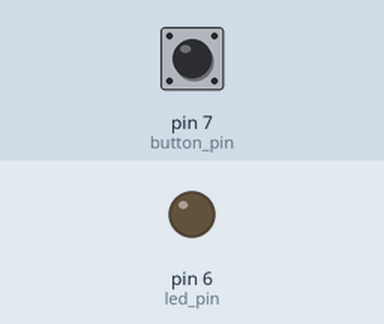
Simulated run of this sketch. Board: Arduino Uno, built with avr-gcc and run on an emulated ATmega328P. On the bench: output pins drawn as LEDs (lit = HIGH). The inputs (shaded band) are chosen by the test bench; at power-on: pin 7 (button_pin) LOW.

Above: at 1.2 s.
1.3 s: pin 7 (button_pin) pulled HIGH for 0.15 s
At 1.37 s:
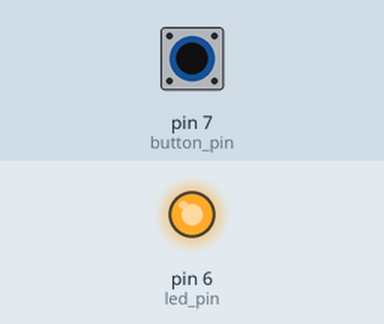
2.9 s: pin 7 (button_pin) pulled HIGH for 3.2 s
At 7.3 s:
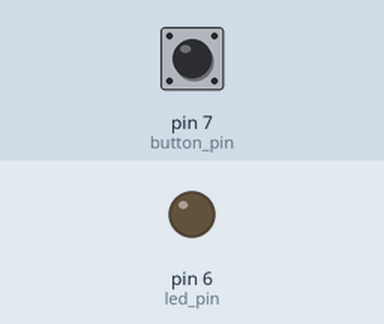
Timing chart, 0 to 8.8 s (numbered marks = the images above; inputs shaded):
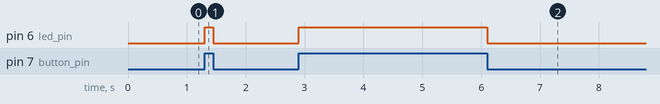

Measured:
- after the input at 1.3 s, pin 6 (led_pin): LOW → HIGH at once, → LOW 0.15 s later
- after the input at 2.9 s, pin 6 (led_pin): LOW → HIGH at once, → LOW 3.2 s later

The sketch:

1_arduino_switch.ino
```cpp
/*
 * 1_arduino_switch.ino
 *
 * this is a simple Arduino program to use a push button (i.e. a momentary
 * switch) to turn on an led
 *
 * this program uses pin 7 for the push button and pin 6 for the led (this
 * is the built in led on the MKR series of boards).
 *
 * author: alex shenfield
 * date:   01-09-2022
 */

// INITIAL VARIABLES

// the button is connected to pin 7 and the led is connected to pin 6
const int button_pin = 7;
const int led_pin = 6;

// CODE

// this method runs once (when the sketch starts)
void setup()
{
  // sets the pin directions
  pinMode(button_pin, INPUT);
  pinMode(led_pin, OUTPUT);
}

// this methods loops continuously
void loop()
{
  // if the button is pressed, turn the led on
  int button_state = digitalRead(button_pin);
  if(button_state == HIGH)
  {
    digitalWrite(led_pin, HIGH);
  }
  else
  {
    digitalWrite(led_pin, LOW);
  }
}
```
